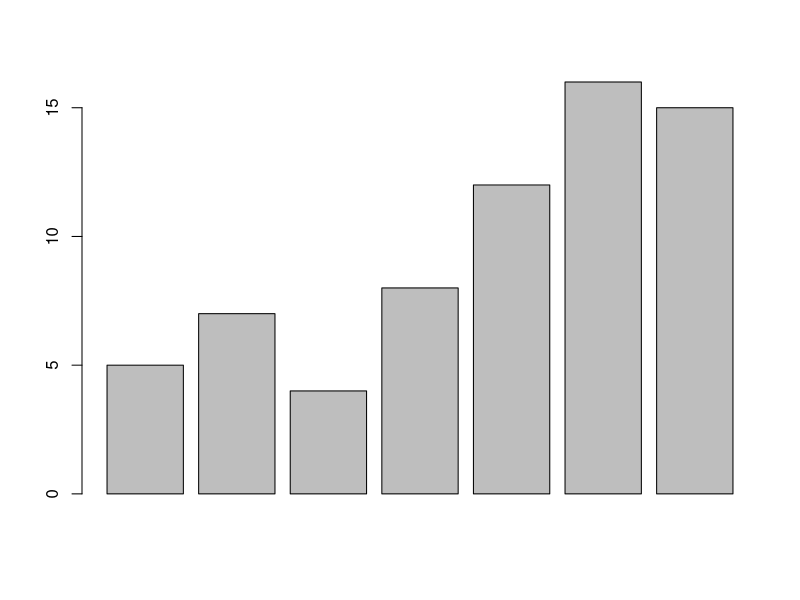
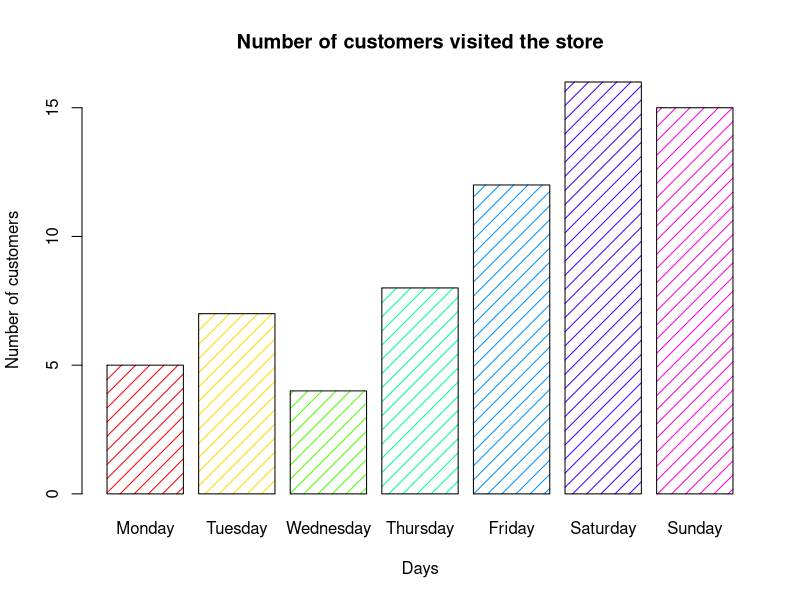
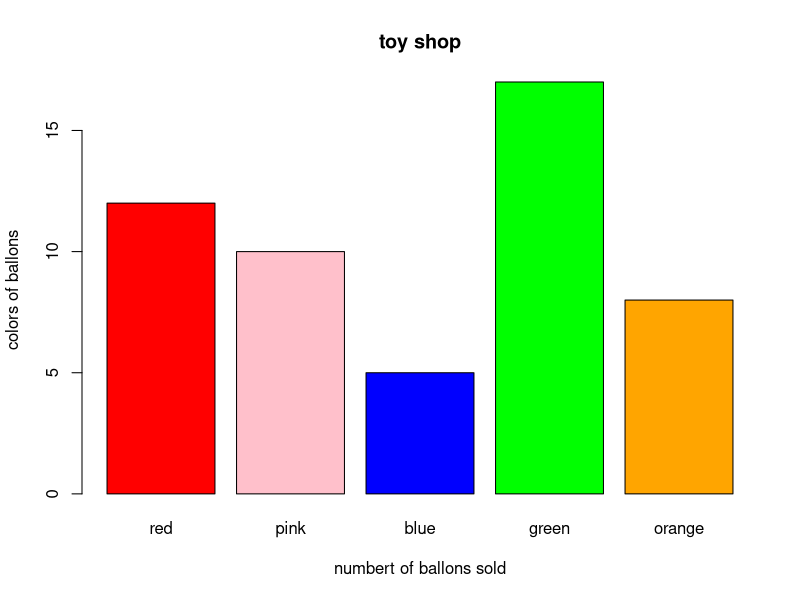
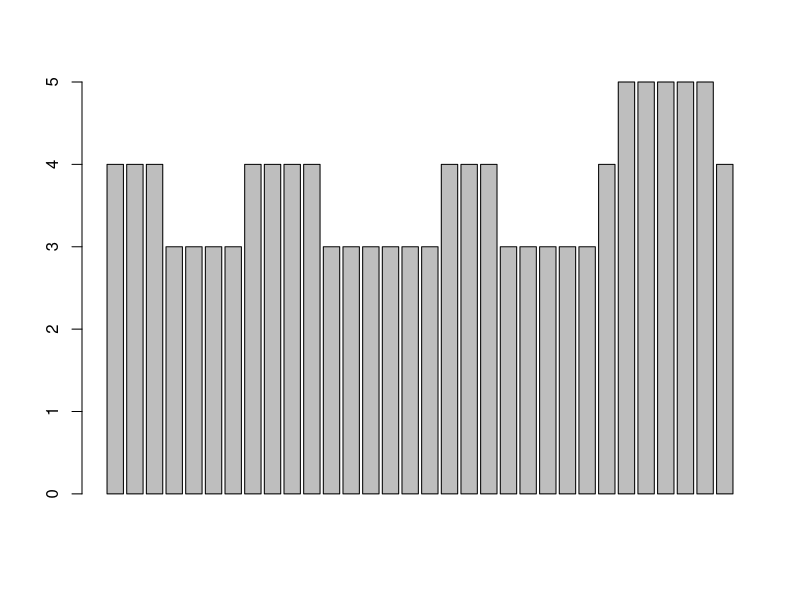
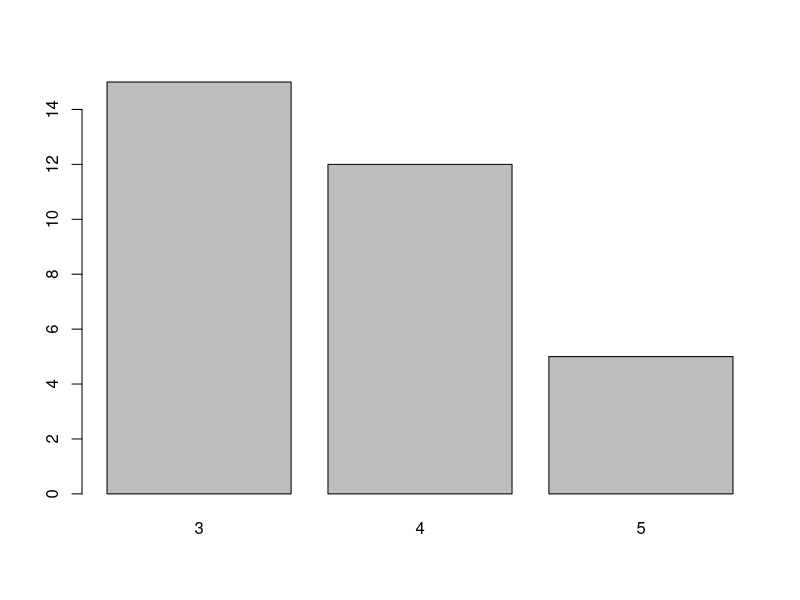
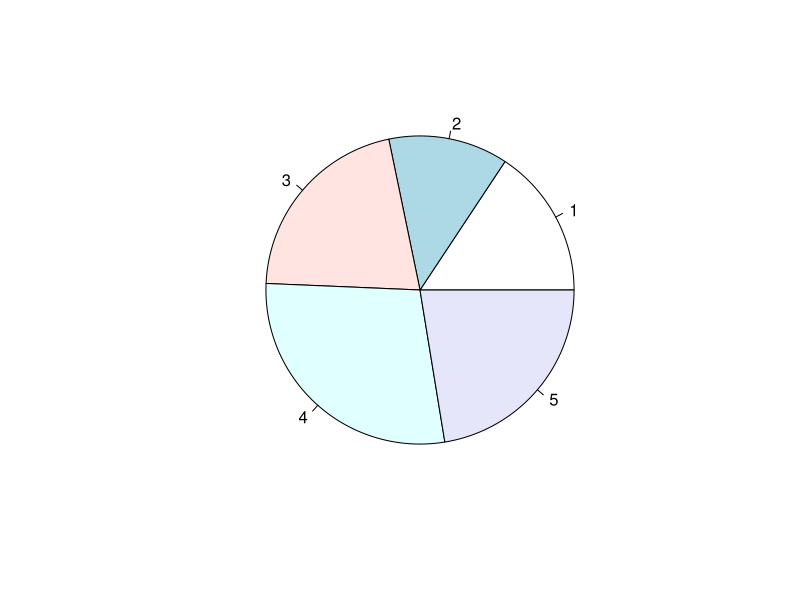
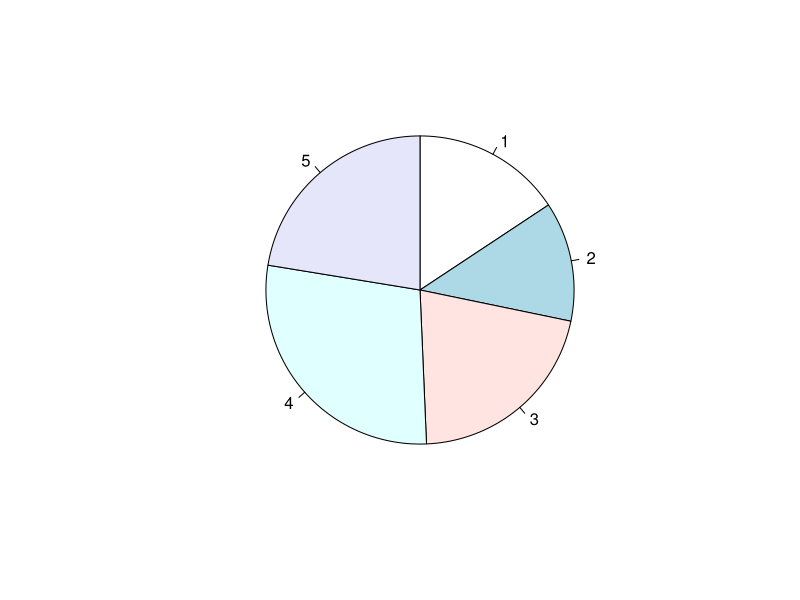
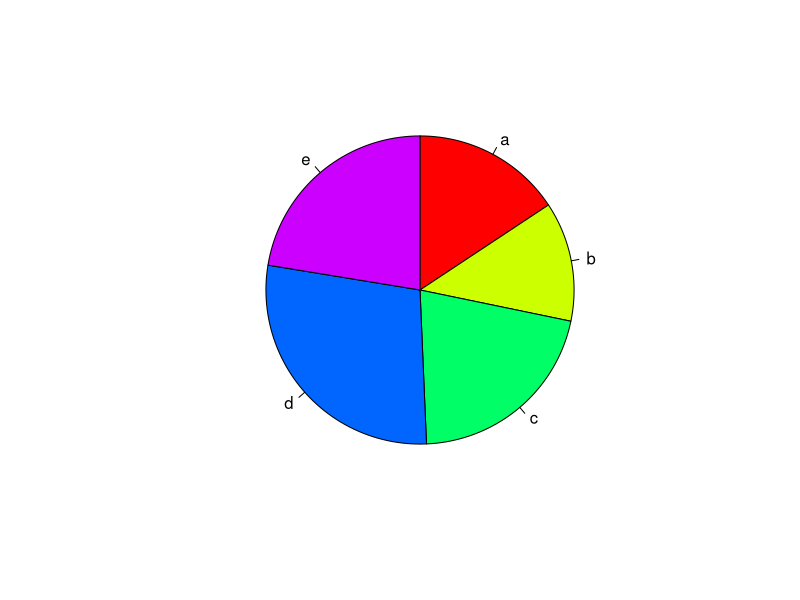

Source code (R) for these figures, in order:
##bar chart
x<-c(5, 7, 4, 8, 12, 16, 15)
x
barplot(x)
barplot(x,main="Number of customers visited the store", xlab="Days",ylab="Number of customers",names.arg=c("Monday","Tuesday","Wednesday","Thursday","Friday","Saturday","Sunday"),col=rainbow(length(x)) ,density = seq(10,50,70))

#ex1
y<-c(12,10,5,17,8)
y
barplot(y,main = "toy shop",xlab = "numbert of ballons sold",ylab = "colors of ballons",names.arg = c("red","pink","blue","green","orange"),col = c("red","pink","blue","green","orange"))

mtcars
mtcars$gear #getting the freq of mt cars by gear wise
barplot(mtcars$gear) #shows a bar chart for all existing values
table(mtcars$gear)
barplot(table(mtcars$gear)) #gives a frequency bar chart

##pie chart
x<-c(35,28,47,63,50)
pie(x) #shows by default pie chart
pie(x,clockwise = TRUE) #show pie chart clockwise
pie(x,clockwise = TRUE,labels = c("a","b","c","d","e"),col = rainbow(5),radius = 0.8)


pie(x,radius=0.8,labels=c("Colombo","Kandy","Jaffna","Anuradhapura","Batticaloa"),main="Pie chart of Districts", col = rainbow(5),clockwise = TRUE)

piepercent<-round(100*x/sum(x), 1) #getting values as percentages
piepercent
lbls<-paste(piepercent,"%")
lbls
lbls<-paste(piepercent,"%",sep = "") #shows percentages without spaces
lbls
#showing the labels of pie chart as percentages
pie(x,radius = 1,labels = lbls,col=heat.colors(length(x)),main="Pie chart of Districts",clockwise = TRUE)


##stem & leaf
Orange #view the orange data set
stem(Orange$circumference)
stem(Orange$circumference,scale = 2,width = 80) #giving a more readable accurate stem chart by scale

##line chart
z<-c(2,4,5,3,8,11,7)
plot(z) #shows by the default dot ploting without lines
plot(z,type ="l",col="red",main ="line chart",xlab = "inedx of z",ylab = "freq of z") #shows by give type=line,both line & plots etc
#drawing several lines in same line graph
s <- c(45,73,52,84,96)
m <- c(74,65,75,95,83)
p <- c(72,88,72,90,84)
plot(s,type = "l",col="blue",main = "quiz marks",xlab = "index num",ylab = "marks")
lines(m,type = "o",col="red") #making a another line in same line chart
lines(p,type = "l",col="green")

##dot plot
Orange$age #viewing the age of orange data set
dotchart(Orange$age) #shows the dot chart

grps = as.factor(Orange$Tree)
col_vect = rainbow(nlevels(Orange$Tree))
grps
dotchart(Orange$age , labels = row.names(Orange), groups= grps, gcolor = col_vect, main = "Dot plot for age of orange trees - grouped by tree number", xlab = "Age",color = col_vect[grps])
